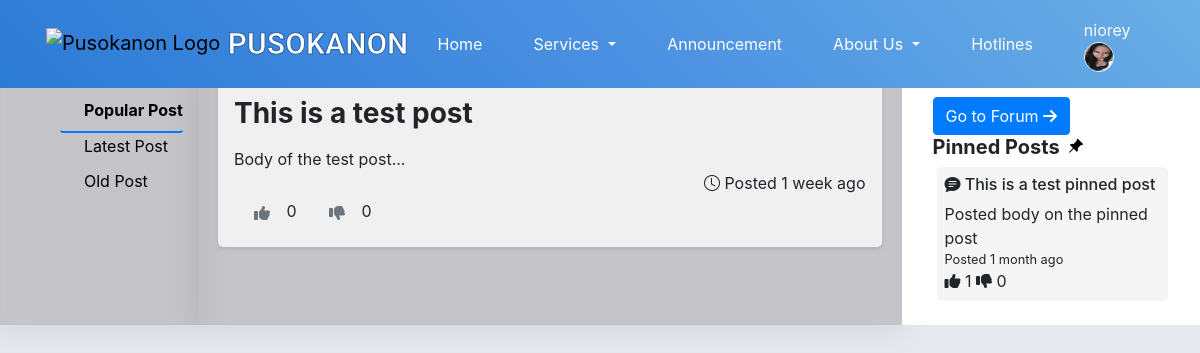
The app's page /Announcement.php (signed in) with its own data.
### tables this page shows
CREATE TABLE `announcement_posts` (
  `post_id` int(11) NOT NULL,
  `staff_id` int(11) NOT NULL,
  `title` varchar(255) NOT NULL,
  `content` text NOT NULL,
  `created_at` timestamp NOT NULL DEFAULT current_timestamp(),
  `pinned` tinyint(1) NOT NULL DEFAULT 0,
  `upvotes` int(11) DEFAULT 0,
  `downvotes` int(11) DEFAULT 0
);

### db/DBconn.php (called while the page is built, shortened)
<?php
function fetchPinnedPosts($pdo, $limit = 5) {
    $query = "SELECT p.*
              FROM announcement_posts p
              WHERE p.pinned = 1
              ORDER BY p.created_at DESC
              LIMIT :limit";
    $stmt = $pdo->prepare($query);
    $stmt->bindParam(':limit', $limit, PDO::PARAM_INT);
    $stmt->execute();
    return $stmt->fetchAll();
}
function getUserReaction($pdo, $post_id, $res_id) {
    $stmt = $pdo->prepare("SELECT reaction_type FROM announcement_posts_reactions WHERE post_id = ? AND res_id = ?");
    $stmt->execute([$post_id, $res_id]);
    return $stmt->fetch(PDO::FETCH_ASSOC);
}
function fetchAllPosts($pdo, $sort) {
    switch ($sort) {
        case 'trending':
        default:
            $orderBy = "(p.upvotes - p.downvotes) DESC, p.created_at DESC";
            break;
    }
    $query = "SELECT p.*
              FROM announcement_posts p
              WHERE p.pinned = 0
              ORDER BY $orderBy";
    $stmt = $pdo->prepare($query);
    $stmt->execute();
    return $stmt->fetchAll();
}

### Announcement.php (the view, shortened to what this page needs)
<?php
    include 'include/header.php';
    include 'db/DBconn.php';
    $sort = isset($_GET['sort']) ? $_GET['sort'] : 'trending';
    $pinnedPosts = fetchPinnedPosts($pdo);
    $posts = fetchAllPosts($pdo, $sort);
    function time_elapsed_string($datetime, $full = false) {
        $now = new DateTime;
        $ago = new DateTime($datetime);
        $diff = $now->diff($ago);
        $weeks = floor($diff->d / 7);
        $diff->d -= $weeks * 7;
        $string = array(
            'y' => 'year',
            'm' => 'month',
            'w' => 'week',
            'd' => 'day',
            'h' => 'hour',
            'i' => 'minute',
            's' => 'second',
        );
        foreach ($string as $k => &$v) {
            $value = $k === 'w' ? $weeks : $diff->$k;
            if ($value) {
                $v = $value . ' ' . $v . ($value > 1 ? 's' : '');
            } else {
                unset($string[$k]);
            }
        }
        if (!$full) $string = array_slice($string, 0, 1);
        return $string ? implode(', ', $string) . ' ago' : 'just now';
    }
?>
<link rel="stylesheet" href="css/Announcement.css">
<main>
    <div class="container-announcement">
        <div class="row d-none d-md-block">
            <div class="d-flex">
                <div class="col-md-2 announcement-sort pt-4 ">
                    <div class="sort-container justify-content-end py-2 ms-5 ">
                        <a href="?sort=trending" class="trending-button <?php echo $sort === 'trending' ? 'active' : ''; ?>">
                            <div class="sort-buttons pb-2">
                                <span class="pl-4"> Popular Post </span>
                            </div>
                        </a>
                        <a href="?sort=latest" class="latest-button <?php echo $sort === 'latest' ? 'active' : ''; ?>">
                            <div class="sort-buttons pb-2">
                            <span class="pl-4"> Latest Post  </span>
                            </div>
                        </a>
                        <a href="?sort=oldest" class="oldest-button <?php echo $sort === 'oldest' ? 'active' : ''; ?>">
                            <div class="sort-buttons pb-2">
                            <span class="pl-4"> Old Post </span>
                            </div>
                        </a>
                    </div>
                </div>
                <div class="col-md-7 announcement-item Posts">
                    <?php if (!empty($posts)): ?>
                            <?php foreach ($posts as $post): ?>
                                <a href="Res-view-Post.php?id=<?php echo $post['post_id']; ?>">
                                    <div class="Post my-3 px-3 py-3">
                                        <h3 class="fw-bold mb-3 post-title"><?php echo htmlspecialchars($post['title']); ?></h3>
                                        <p ><?php echo substr(htmlspecialchars($post['content']), 0, 100) . '...'; ?></p>
                                        <p class="posted text-end"><i class="bi bi-clock"></i> Posted <?php echo time_elapsed_string($post['created_at']); ?></p>
                                        <div class="reactions pl-2">
                                            <span class="reaction pe-3">
                                                <button class="btn upvote-btn <?php echo (isset($_SESSION['res_ID']) && getUserReaction($pdo, $post['post_id'], $_SESSION['res_ID'])['reaction_type'] === 'upvote') ? 'active' : ''; ?>" data-post-id="<?php echo $post['post_id']; ?>">
                                                    <i class="fa-solid fa-thumbs-up"></i>
                                                </button>
                                                <span class="count upvote-count"><?php echo $post['upvotes']; ?></span>
                                            </span>
                                            <span class="reaction">
                                                <button class="btn downvote-btn <?php echo (isset($_SESSION['res_ID']) && getUserReaction($pdo, $post['post_id'], $_SESSION['res_ID'])['reaction_type'] === 'downvote') ? 'active' : ''; ?>" data-post-id="<?php echo $post['post_id']; ?>">
                                                    <i class="fa-solid fa-thumbs-down"></i>
                                                </button>
                                                <span class="count downvote-count"><?php echo $post['downvotes']; ?></span>
                                            </span>
                                        </div>
                                    </div>
                                </a>
                            <?php endforeach; ?>
                        <?php else: ?>
                            <p class="no-post-message">There are no posts yet.</p>
                        <?php endif; ?>
                </div>
                <div class="col-md-3 announcement-pin bg-white pin">
                    <div class="Pinned-Posts p-1 p-sm-3 pb-1 mt-3">
                        <a href="Forum.php">
                            <button class="btn btn-primary">Go to Forum <i class="fa-solid fa-arrow-right"></i></button>
                        </a>
                        <h5 class="fw-bold d-flex justify-content-between align-items-center">
                            <span class="d-flex align-items-center">
                                Pinned Posts
                                <i class="bi bi-pin-angle-fill ms-2 text-black small"></i>
                            </span>
                        </h5>
                        <?php if (!empty($pinnedPosts)): ?>
                        <?php foreach ($pinnedPosts as $pinnedPost): ?>
                            <a href="Res-view-Post.php?id=<?php echo $pinnedPost['post_id']; ?>">
                                <div class="Pinned-Post my-2 mx-1 px-2 py-2">
                                    <h6 class="post-title"><i class="bi bi-chat-text-fill pin-title"></i> <?php echo htmlspecialchars($pinnedPost['title']); ?></h6>
                                    <span class="posted ">Posted <?= htmlspecialchars($pinnedPost['content']); ?></span>
                                    <p class="posted small">Posted <?php echo time_elapsed_string($pinnedPost['created_at']); ?></p>
                                    <div>
                                        <i class="fa-solid fa-thumbs-up reactions"></i>
                                        <span class="reactions"><?php echo $pinnedPost['upvotes']; ?></span>
                                        <i class="fa-solid fa-thumbs-down reactions"></i>
                                        <span class="reactions"><?php echo $pinnedPost['downvotes']; ?></span>
                                    </div>
                                </div>
                            </a>
                        <?php endforeach; ?>
                        <?php else: ?>
                            <p class="no-pinned-message">There are no pinned posts yet.</p>
                        <?php endif; ?>
                    </div>
                </div>
            </div>
        </div>
    </div>
</main>
</body>
</html>

### css/navbarstyles.css (style rules this page uses)
body { background-color: #e6e9f0; background-image: url("../PicturesNeeded/pusokLogoTransparent.png"); background-size: cover; background-position: center; background-repeat: no-repeat; background-attachment: fixed; }
p { margin-top: 0; margin-bottom: 0rem; }

### css/announcement.css (style rules this page uses)
body { margin-top:65px; overflow-x: hidden; }
main { padding: 0px; }
h3, h6 { cursor: pointer; }
.Posts a, .Pinned-Posts a:link { text-decoration: inherit; color: inherit; cursor: auto; }
.Posts a, .Pinned-Posts a:visited { text-decoration: inherit; color: inherit; cursor: auto; }
.sort-buttons { padding-bottom: 2px; transition: all 0.3s ease; }
.trending-button , .latest-button , .oldest-button { text-decoration: none; color: #000; }
.trending-button.active .sort-buttons, .latest-button.active .sort-buttons, .oldest-button.active .sort-buttons { font-weight: bold; border-bottom: 2px solid #007bff; border-radius: 3px; }
.upvote-btn, .downvote-btn { border: none; color: #6c757d; transition: all 0.3s ease; }
.upvote-btn i, .downvote-btn i { transition: color 0.3s ease; }
.announcement-sort, .announcement-item { background: rgba(122, 115, 115, 0.31); box-shadow: 0 4px 30px rgba(0, 0, 0, 0.1); backdrop-filter: blur(5.4px); -webkit-backdrop-filter: blur(5.4px); }
.announcement-item { max-height: 700px; overflow-y: scroll; scrollbar-width: none; }
.Pinned-Post { background-color: #f5f5f5; border-radius: 5px; }
.Post { margin: 5px; padding: 5px; background-color: #f0f0f0; border-radius: 5px; box-shadow: 0 2px 4px rgba(0, 0, 0, 0.1); }
.sort-container span { font-size: clamp(0.8rem, 2vw, 1rem); }
.trending-button, .latest-button, .oldest-button { font-size: 1.1rem; }

### records on screen
announcement_posts: title "This is a test post", content "Body of the test post", created_at "1 week ago", upvotes "0", downvotes "0"
announcement_posts: title "This is a test pinned post", content "body on the pinned post", created_at "1 month ago", upvotes "1", downvotes "0"

### other values on screen
$firstName "niorey"
